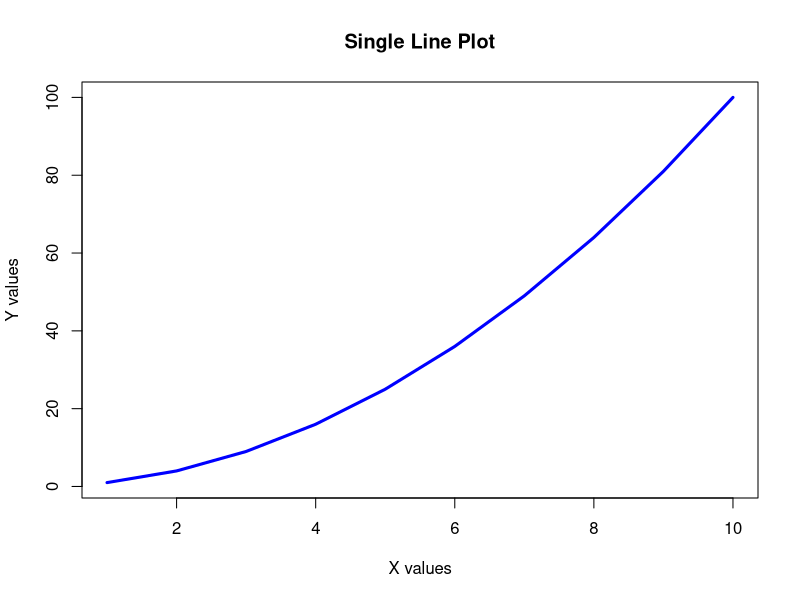
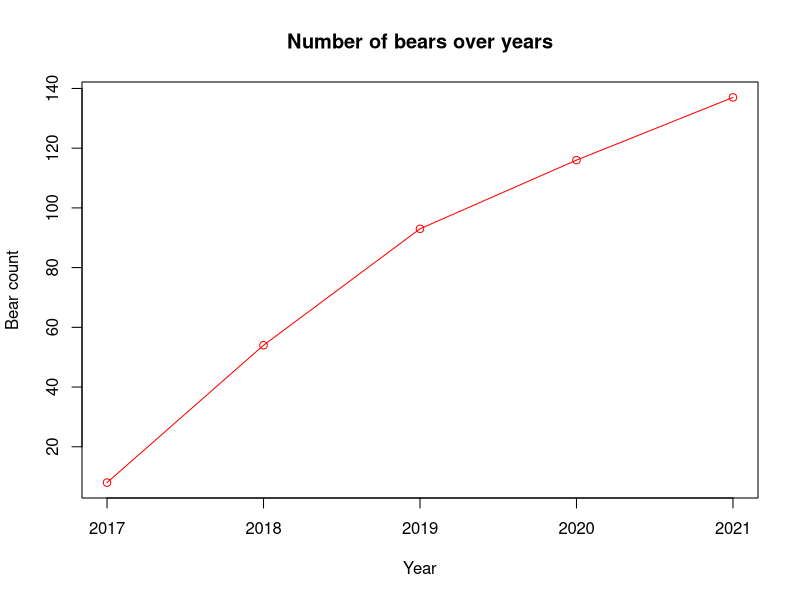
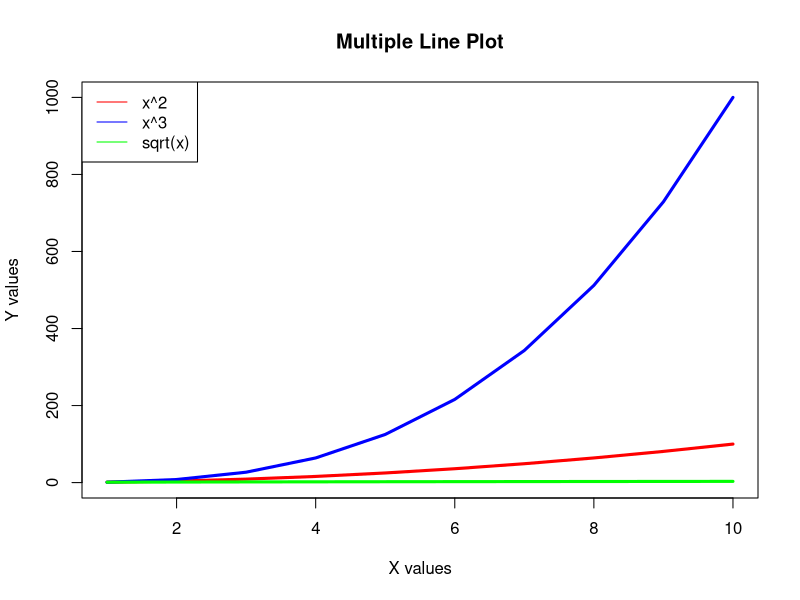

Reproduce these figures in R, in order.
# plot(x, y = NULL, main, type, col, xlab, ylab, xlim, ylim, lwd)

# x, y: the x and y coordinates for the plot
# main: main title
# xlab: label of x axis
# ylab: label of y axis
# xlim: limits of x axis
# ylim: limits of y axis
# col:  colors vector or palette
# lwd:  line width

# type: 1-character string giving the type of plot desired
#       "p" for points or scatterplot
#       "l" for lines plot
#       "b" for both points and lines
#       "c" for empty points joined by lines
#       "o" for overplotted points and lines
#       "s" and "S" for stair steps
#       "h" for histogram-like vertical lines
#       "n" for not produce any points or lines


#################################
## Example 1: single line plot ##
#################################

# Create sample data
x <- 1:10
y <- x^2
# Create a single line plot
plot(x, y, type = "l", main = "Single Line Plot", 
     xlab = "X values", ylab = "Y values", col = "blue", lwd = 3)


####################################
## Example 2: change xticks label ##
####################################

bears <- c(8, 54, 93, 116, 137)
plot(
     x = bears,
     type = "o",
     col = "red",
     xlab = "Year",
     ylab = "Bear count",
     main = "Number of bears over years",
     xaxt = "n" # This will remove the default xtick values 1, 2, 3, .. n
                # use "yaxt" for y axis
)
axis(
     side = 1,          # 1 means "below", 2 means "left", 3 means "above", 4 means "right"
     at = 1:5,          # the points at which tick-marks are to be drawn
     labels = 2017:2021 # labels to be placed at the tick points
)


###################################
## Example 3: multiple-line plot ##
###################################

# Create sample data
x <- 1:10
y1 <- x^2
y2 <- x^3
y3 <- sqrt(x)

# Create the first line
plot(x, y1, type = "l", col = "red", ylim = c(0, max(y2)), 
     main = "Multiple Line Plot", xlab = "X values", ylab = "Y values", lwd = 3)

# Add additional lines
lines(x, y2, col = "blue", lwd = 3)
lines(x, y3, col = "green", lwd = 3)

# Add a legend
legend("topleft", legend = c("x^2", "x^3", "sqrt(x)"), 
       col = c("red", "blue", "green"), lty = 1)